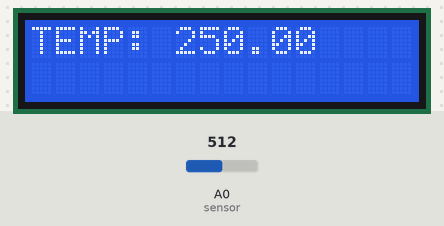
Recording of a sketch running on a simulated Arduino Uno, built with avr-gcc and run on an emulated ATmega328P. Parts: 16×2 character LCD. The inputs (shaded band) are chosen by the test bench; at power-on: A0 (sensor) = 512.

Above: at 1.2 s.
1.3 s: A0 (sensor) set to 716
At 3.5 s:
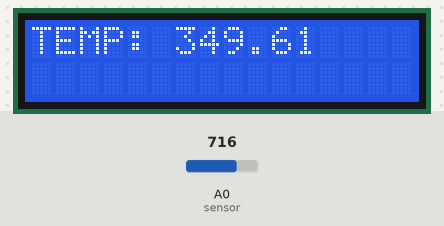
4.0 s: A0 (sensor) set to 900
At 5.5 s:
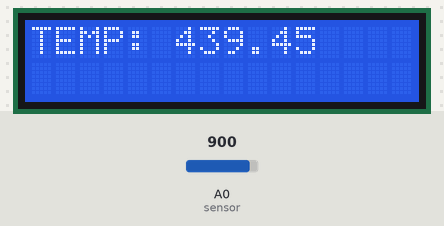
6.7 s: A0 (sensor) set to 1023
At 9.5 s:
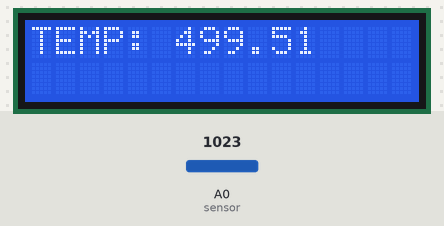
Timing chart, 0 to 11.0 s (numbered marks = the images above; inputs shaded):
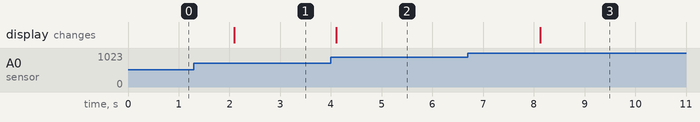

The sketch:

Monitoramento_de_temperatura.ino
```cpp
// Incluindo bibliotecas necessárias

#include <Wire.h>
#include <LiquidCrystal_I2C.h>

LiquidCrystal_I2C lcd(0x27,2,1,0,4,5,6,7,3, POSITIVE);

int sensor = A0; // O pino do sensor está na porta analógica A0

float temperatura = 0; // Variável do tipo float

void setup (){

 pinMode(sensor,INPUT); // Definindo o sensor como saida


 lcd.begin (16,2); // Dimensão da tela
 lcd.setBacklight(HIGH); //Liga a luz de fundo
}

void loop(){

temperatura = (analogRead(sensor) * 0.0048828125 * 100); // Lendo sensor

lcd.setCursor(6,0);
lcd.print(temperatura); // imprime na tela o valor da temperatura
lcd.setCursor(0,0);
lcd.print("TEMP:"); // imprime o texto
lcd.setCursor(11,0);


delay(2000); //INTERVALO DE 2 SEGUNDOS
 }
```

Measured:
- after the input at 1.3 s, the display: changes after 0.79 s (image 1)
- after the input at 4.0 s, the display: changes after 0.10 s (image 2)
- after the input at 6.7 s, the display: changes after 1.4 s (image 3)
